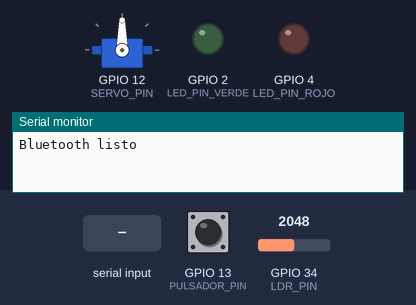
Simulated run of this sketch. Board: ESP32. Parts: servo, output pins drawn as LEDs (lit = HIGH), the last lines printed to the serial monitor. Inputs (shaded band) come from the test bench; at power-on: GPIO 13 (PULSADOR_PIN) HIGH, GPIO 34 (LDR_PIN) = 2048. Nothing arrives over Bluetooth unless stated.

Above: at 1.6 s.
1.7 s: GPIO 13 (PULSADOR_PIN) pulled LOW for 0.15 s
At 4.4 s:
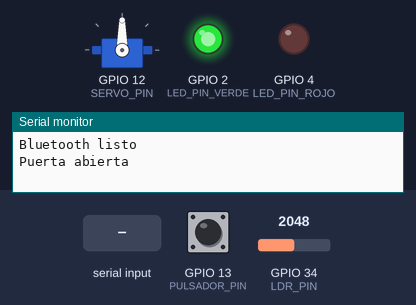
4.7 s: "c" received over the second serial link
At 7.4 s:
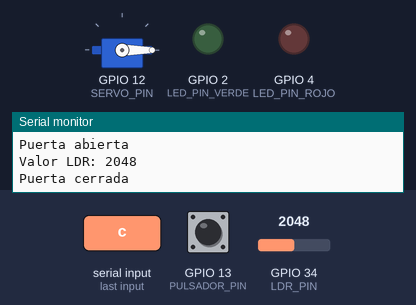
7.7 s: "a" received over the second serial link
At 7.85 s:
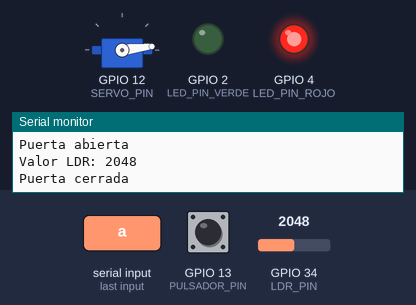
10.7 s: GPIO 13 (PULSADOR_PIN) pulled LOW for 1 s
At 10.9 s:
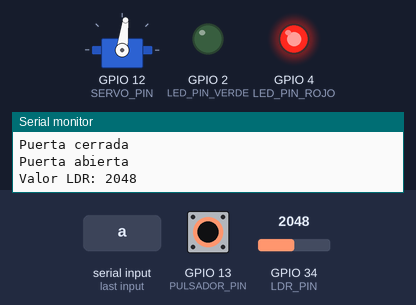
Timing chart, 0 to 14.1 s (numbered marks = the images above; inputs shaded):
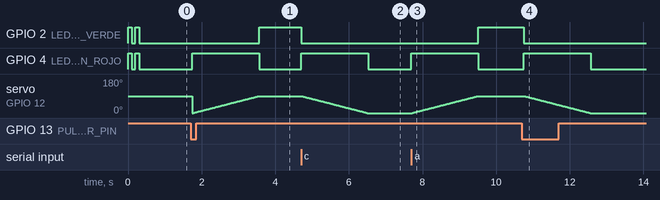

The sketch:

PuertaGarajeFINAL.ino
```cpp
//Librerías
#include <ESP32Servo.h>       // Control de servo con ESP32
#include <BluetoothSerial.h>  // Comunicación Bluetooth

//Definición de Pines y Constantes
#define LED_PIN_ROJO 4
#define LED_PIN_VERDE 2
#define SERVO_PIN 12
#define LDR_PIN 34
#define PULSADOR_PIN 13
#define UMBRAL_LUZ_BAJA 1500 //umbral de luz para determinar si las condiciones son de baja luz.

//Variables de Control
Servo Motor;
BluetoothSerial SerialBT;
char dato;

const int ANGULO_ABIERTO = 90;
const int ANGULO_CERRADO = 0;
const int VELOCIDAD_SERVO = 20;
int estadoPuerta = ANGULO_CERRADO; //Controla si la puerta está abierta o cerrada


void setup() {
  //Configura la conexión Bluetooth
  //Configura los pines de los LEDs y el pulsador
  //Muestra el estado inicial de los LEDs

   Serial.begin(9600);
   SerialBT.begin("ESP32_Puerta"); //Inicia Bluetooth
   Serial.println("Bluetooth listo");

   pinMode(LED_PIN_ROJO, OUTPUT);  // Configura LED rojo como salida
   pinMode(LED_PIN_VERDE, OUTPUT); // Configura LED verde como salida
   pinMode(LDR_PIN, INPUT);        // Configura LDR como entrada
   pinMode(PULSADOR_PIN, INPUT_PULLUP); // Configuración para el pulsador

   Motor.attach(SERVO_PIN); // Conecta el servo al pin especificado
   onOffLeds();            // Muestra el estado inicial de LEDs
}


void loop() {

  // Verifica si se recibió un dato por Bluetooth y actúa en consecuencia
  if (SerialBT.available()) {
     dato = SerialBT.read();
     if (dato == 'a' && estadoPuerta != ANGULO_ABIERTO) {
        abrirPuerta();
     } else if (dato == 'c' && estadoPuerta != ANGULO_CERRADO) {
        if (luzBaja()) {
          parpadearLedRojo(); // Alerta si la luz es baja
        } else {
          cerrarPuerta();
        }
     }
  }

  //  Detecta si el pulsador ha sido presionado  Detecta si el pulsador ha sido presionado y cambia el estado de la puerta
  if (digitalRead(PULSADOR_PIN) == LOW) {
    delay(50); // Antirrebote
    if (estadoPuerta == ANGULO_CERRADO) {
      abrirPuerta();
    } else {
      if (luzBaja()) {
        parpadearLedRojo();
      } else {
        cerrarPuerta();
      }
    }
    delay(300); // Para evitar lecturas múltiples del pulsador
  }
}

void onOffLeds() {
  //Función de encendido y apagado rápido de los LEDs al inicio, para indicar que el sistema está listo
  for (int i = 0; i < 2; i++) {
    digitalWrite(LED_PIN_ROJO, HIGH);
    digitalWrite(LED_PIN_VERDE, HIGH);
    delay(100);
    digitalWrite(LED_PIN_ROJO, LOW);
    digitalWrite(LED_PIN_VERDE, LOW);
    delay(100);
  }
}

bool luzBaja() {
  //Lee el valor del sensor de luz (LDR) y determina si es menor al umbral, indicando condiciones de baja luz
  int valorLuz = analogRead(LDR_PIN);
  Serial.print("Valor LDR: ");
  Serial.println(valorLuz);
  return valorLuz < UMBRAL_LUZ_BAJA;
}

void abrirPuerta() {
  //Abre la puerta cambiando el ángulo del servo de ANGULO_CERRADO a ANGULO_ABIERTO,
  //actualiza el estado de la puerta, y enciende el LED verde
  digitalWrite(LED_PIN_ROJO, HIGH);
  digitalWrite(LED_PIN_VERDE, LOW);
  Motor.attach(SERVO_PIN);

  for (int angulo = ANGULO_CERRADO; angulo <= ANGULO_ABIERTO; angulo++) {
    Motor.write(angulo);
    delay(VELOCIDAD_SERVO);
  }

  Motor.detach();
  estadoPuerta = ANGULO_ABIERTO;

  digitalWrite(LED_PIN_ROJO, LOW);
  digitalWrite(LED_PIN_VERDE, HIGH);
  Serial.println("Puerta abierta");
}

void cerrarPuerta() {
  //Similar a abrirPuerta, pero en sentido inverso. Cierra la puerta al pasar el servo de ANGULO_ABIERTO a ANGULO_CERRADO y enciende el LED rojo
  digitalWrite(LED_PIN_VERDE, LOW);
  digitalWrite(LED_PIN_ROJO, HIGH);
  Motor.attach(SERVO_PIN);

  for (int angulo = ANGULO_ABIERTO; angulo >= ANGULO_CERRADO; angulo--) {
    Motor.write(angulo);
    delay(VELOCIDAD_SERVO);
  }

  Motor.detach();
  estadoPuerta = ANGULO_CERRADO;

  digitalWrite(LED_PIN_ROJO, LOW);
  Serial.println("Puerta cerrada");
}

void parpadearLedRojo() {
  //Esta función enciende y apaga el LED rojo tres veces cuando el sensor detecta poca luz y se intenta cerrar la puerta.
  //Envía un mensaje de advertencia
  for (int i = 0; i < 3; i++) {
    digitalWrite(LED_PIN_ROJO, HIGH);
    delay(200);
    digitalWrite(LED_PIN_ROJO, LOW);
    delay(200);
  }
  Serial.println("Luz insuficiente para cerrar la puerta");
}
```

Measured:
- after the input at 1.7 s, GPIO 2 (LED_PIN_VERDE): LOW → HIGH after 1.9 s; GPIO 4 (LED_PIN_ROJO): LOW → HIGH after 0.05 s, → LOW 1.8 s later
- after the input at 4.7 s, GPIO 2 (LED_PIN_VERDE): HIGH → LOW at once; GPIO 4 (LED_PIN_ROJO): LOW → HIGH at once, → LOW 1.8 s later; servo on GPIO 12 (SERVO_PIN): moves from 90° to 0° over 1.8 s, starting at once
- after the input at 7.7 s, GPIO 2 (LED_PIN_VERDE): LOW → HIGH after 1.8 s; GPIO 4 (LED_PIN_ROJO): LOW → HIGH at once, → LOW 1.8 s later; servo on GPIO 12 (SERVO_PIN): moves from 0° to 90° over 1.8 s, starting at once
- after the input at 10.7 s, GPIO 2 (LED_PIN_VERDE): HIGH → LOW after 0.05 s; GPIO 4 (LED_PIN_ROJO): LOW → HIGH after 0.05 s, → LOW 1.8 s later; servo on GPIO 12 (SERVO_PIN): moves from 90° to 0° over 1.8 s, starting after 0.07 s
